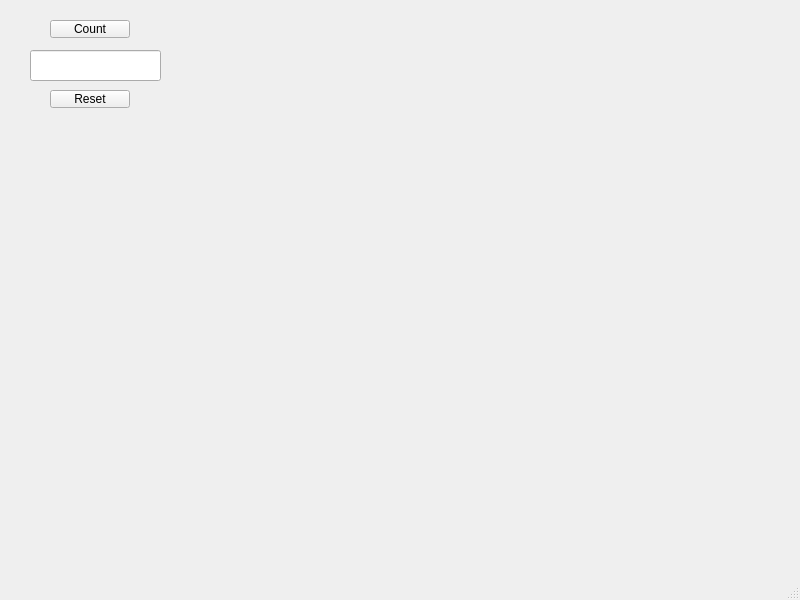
<?xml version="1.0" encoding="UTF-8"?>
<ui version="4.0">
 <class>MainWindow</class>
 <widget class="QMainWindow" name="MainWindow">
  <property name="geometry">
   <rect>
    <x>0</x>
    <y>0</y>
    <width>800</width>
    <height>600</height>
   </rect>
  </property>
  <property name="windowTitle">
   <string>MainWindow</string>
  </property>
  <widget class="QWidget" name="centralwidget">
   <widget class="QPushButton" name="Button_count">
    <property name="geometry">
     <rect>
      <x>50</x>
      <y>20</y>
      <width>80</width>
      <height>18</height>
     </rect>
    </property>
    <property name="text">
     <string>Count</string>
    </property>
   </widget>
   <widget class="QPushButton" name="Button_reset">
    <property name="geometry">
     <rect>
      <x>50</x>
      <y>90</y>
      <width>80</width>
      <height>18</height>
     </rect>
    </property>
    <property name="text">
     <string>Reset</string>
    </property>
   </widget>
   <widget class="QLineEdit" name="lineEdit">
    <property name="geometry">
     <rect>
      <x>30</x>
      <y>50</y>
      <width>131</width>
      <height>31</height>
     </rect>
    </property>
   </widget>
  </widget>
  <widget class="QMenuBar" name="menubar">
   <property name="geometry">
    <rect>
     <x>0</x>
     <y>0</y>
     <width>800</width>
     <height>17</height>
    </rect>
   </property>
  </widget>
  <widget class="QStatusBar" name="statusbar"/>
 </widget>
 <resources/>
 <connections/>
</ui>
